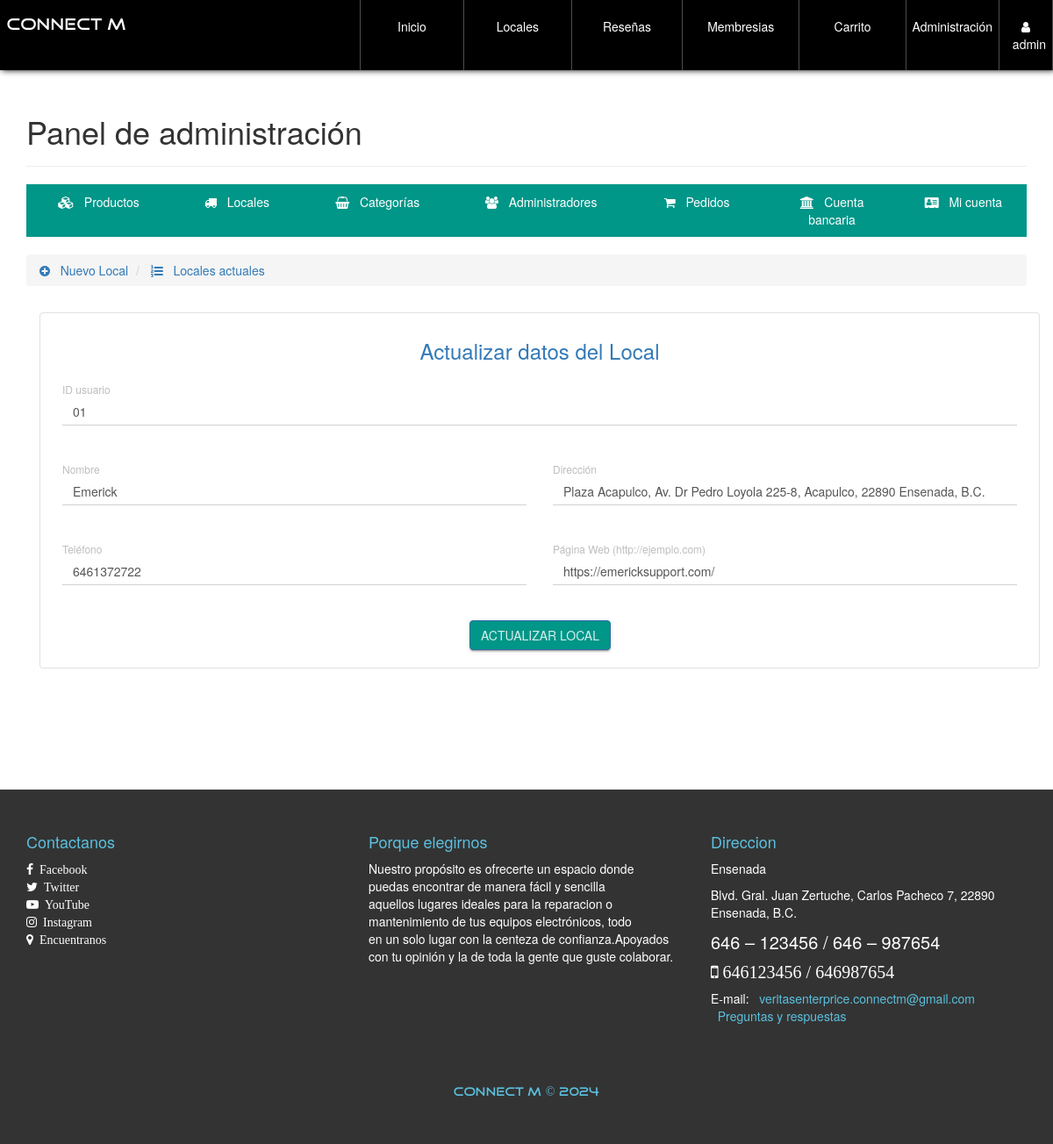
The page /configAdmin.php?view=providerinfo&code=01 (signed in) on the database its author committed.
### tables this page shows
CREATE TABLE `proveedor` (
  `NITProveedor` varchar(30) NOT NULL,
  `NombreProveedor` varchar(30) NOT NULL,
  `Direccion` varchar(200) NOT NULL,
  `Telefono` varchar(20) NOT NULL,
  `PaginaWeb` varchar(30) NOT NULL
);

### library/consulSQL.php (called while the page is built, shortened)
<?php
class ejecutarSQL {
    public static function conectar(){
        if(!$con=  mysqli_connect(SERVER,USER,PASS,BD)){
            echo "Error en el servidor, verifique sus datos";
        }
        mysqli_set_charset($con, "utf8");
        return $con;
    }
    public static function consultar($query) {
        if (!$consul = mysqli_query(ejecutarSQL::conectar(), $query)) {
            echo 'Error en la consulta SQL ejecutada';
        }
        return $consul;
    }
}

### admin/providerinfo-view.php (the view, shortened to what this page needs)
<ul class="breadcrumb" style="margin-bottom: 5px;">
    <li>
        <a href="configAdmin.php?view=provider">
            <i class="fa fa-plus-circle" aria-hidden="true"></i> &nbsp; Nuevo Local
        </a>
    </li>
    <li>
        <a href="configAdmin.php?view=providerlist"><i class="fa fa-list-ol" aria-hidden="true"></i> &nbsp; Locales actuales</a>
    </li>
</ul>
<div class="container">
    <div class="row">
        <div class="col-xs-12">
            <div class="container-form-admin">
                <h3 class="text-primary text-center">Actualizar datos del Local</h3>
                <?php
                    $code=$_GET['code'];
                    $proveedor=ejecutarSQL::consultar("SELECT * FROM proveedor WHERE NITProveedor='$code'");
                    $prov=mysqli_fetch_array($proveedor, MYSQLI_ASSOC);
                ?>
                <form action="process/updateProveedor.php" method="POST" class="FormCatElec" data-form="update">
                    <div class="container-fluid">
                        <div class="row">
                            <div class="col-xs-12">
                                <div class="form-group label-floating">
                                    <label class="control-label">ID usuario</label>
                                    <input class="form-control" value="<?php echo $prov['NITProveedor']; ?>" type="text" name="prove-nit" readonly pattern="[0-9]{1,20}" maxlength="20" required="">
                                </div>
                            </div>
                            <div class="col-xs-12 col-md-6">
                                <div class="form-group label-floating">
                                    <label class="control-label">Nombre</label>
                                    <input class="form-control" type="text" value="<?php echo $prov['NombreProveedor']; ?>" name="prove-name" maxlength="30" required="">
                                </div>
                            </div>
                            <div class="col-xs-12 col-md-6">
                                <div class="form-group label-floating">
                                    <label class="control-label">Dirección</label>
                                    <input class="form-control" type="text" value="<?php echo $prov['Direccion']; ?>" name="prove-dir" required="">
                                </div>
                            </div>
                            <div class="col-xs-12 col-md-6">
                                <div class="form-group label-floating">
                                    <label class="control-label">Teléfono</label>
                                    <input class="form-control" value="<?php echo $prov['Telefono']; ?>" type="tel" name="prove-tel" pattern="[0-9]{1,20}" maxlength="20" required="">
                                </div>
                            </div>
                            <div class="col-xs-12 col-md-6">
                                <div class="form-group label-floating">
                                    <label class="control-label">Página Web (http://ejemplo.com)</label>
                                    <input class="form-control" value="<?php echo $prov['PaginaWeb']; ?>" type="url" name="prove-web">
                                </div>
                            </div>
                        </div>
                    </div>
                    <p class="text-center"><button type="submit" class="btn btn-primary btn-raised">Actualizar local</button></p>
                </form>
            </div>
        </div>
    </div>
</div>

### css/style.css (style rules this page uses)
body { font-family: "FontFamilySPro"; line-height: 1.5; font-size: 1.4em; width: 100%; height: 100%; margin: 0px; padding: 0px; background-position: center center; background-repeat: no-repeat; background-attachment: fixed; background-size: cover; background-color: #fff; }
.container-form-admin { border: 1px solid #e0e1e1 !important; border-radius: 4px; padding: 10px; margin-top: 25px; }
#container-page-configAdmin { background-image: url(../assets/img/font-registration.JPG); }

### rows shown on the page
proveedor: prove-nit "01", prove-name "Emerick", prove-dir "Plaza Acapulco, Av. Dr Pedro Loyola 225-8, Acapulco, 22890 Ensenada, B.C.", prove-tel "6461372722", prove-web "https://emericksupport.com/"

### other values the page prints
$_SESSION['nombreAdmin'] "admin"
$data['label'] "Productos"
$data['label'] "Locales"
$data['label'] "Categorías"
$data['label'] "Administradores"
$data['label'] "Pedidos"
$data['label'] "Cuenta bancaria"
$data['label'] "Mi cuenta"
